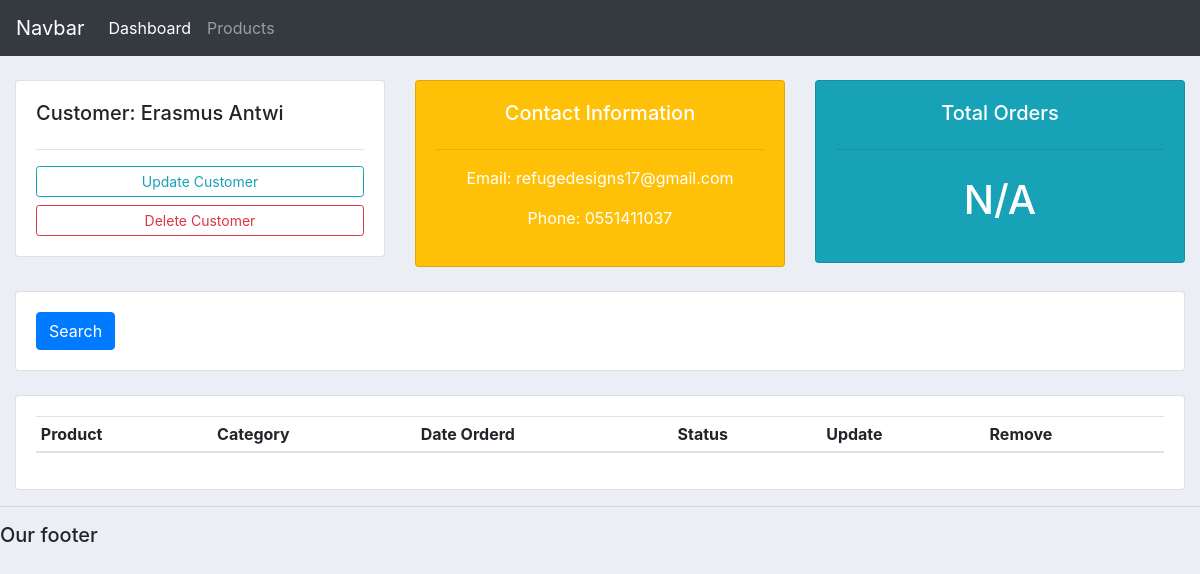
The app's page /view_customer/4/ with its own data.
### crmapp/models.py (models this page shows)
class Customer(models.Model):
    name    = models.CharField(max_length=200, null=True)
    phone   = models.CharField(max_length=200, null=True)
    email   = models.EmailField(max_length=200, null=True)
    date_created    = models.DateTimeField(auto_now_add=True)
    def __str__(self):
        return self.name

### crmapp/views.py (the view)
# urls.py: path('view_customer/<int:pk>/', CustomerDetailView.as_view(), name='view_customer'),
class CustomerDetailView(DetailView):
    model = Customer
    template_name = 'crmapp/customer.html'
    context_object_name = 'customer'
    def get_context_data(self, **kwargs):
        context = super(CustomerDetailView, self).get_context_data(**kwargs)
        orders = Order.objects.filter(customer=self.object)
        context['orders'] = orders
        products = Product.objects.filter(name=self.object)
        context['products'] = products
        return context

### crmapp/templates/crmapp/customer.html (shortened to what this page needs)
{%  extends 'crmapp/main.html' %}
{% block content %}
	<br>
<div class="row">
	<div class="col-md">
		<div class="card card-body">
			<h5>Customer: {{customer.name}}</h5>
			<hr>
			<a class="btn btn-outline-info  btn-sm btn-block" href="">Update Customer</a>
			<a class="btn btn-outline-danger  btn-sm btn-block" href="">Delete Customer</a>
		</div>
	</div>
	<div class="col-md">
		<div class="card card-body bg-warning text-center text-white">
			<h5>Contact Information</h5>
			<hr>
			<p>Email: {{customer.email}} </p>
			<p>Phone: {{customer.phone}}</p>
		</div>
	</div>
	<div class="col-md">
		<div class="card card-body bg-info">
			<h5 class="text-center text-white">Total Orders</h5>
			<hr>
			{% if orders %}
				{% with orders.count as total_orders %}
				<h1 style="text-align: center;padding: 10px" class="text-white">{{total_orders}}</h1>
				{% endwith %}
			{% else %}
			<h1 style="text-align: center;padding: 10px" class="text-white">N/A</h1>
			{% endif %}
		</div>
	</div>
</div>
<br>
<div class="row">
	<div class="col">
		<div class="card card-body">
			<form method="get">
		    <button class="btn btn-primary" type="submit">Search</button>
		  </form>
		</div>
	</div>
</div>
<br>
<div class="row">
	<div class="col-md">
		<div class="card card-body">
			<table class="table table-sm">
				<thead>
					<tr>
						<th>Product</th>
						<th>Category</th>
						<th>Date Orderd</th>
						<th>Status</th>
						<th>Update</th>
						<th>Remove</th>
					</tr>
				</thead>
			</table>
		</div>
	</div>
</div>
{% endblock %}

### static/css/style.css (style rules this page uses)
body { background-color: #ebeff5; }

### records on screen
Customer: name "Erasmus Antwi", email "refugedesigns17@gmail.com", phone "0551411037"
